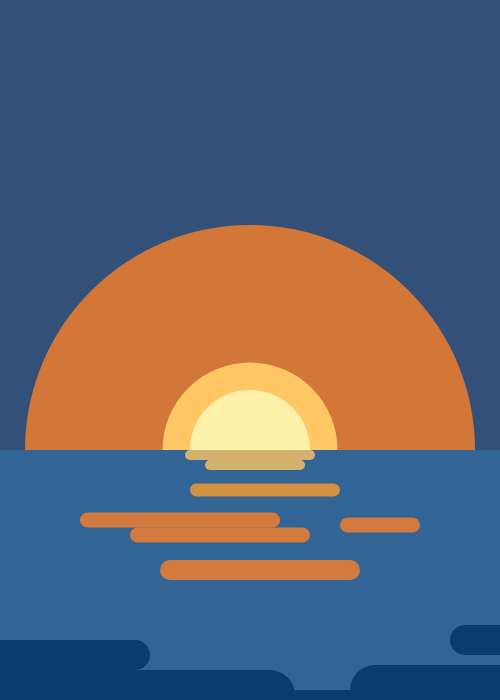
Frame 1 (no input)
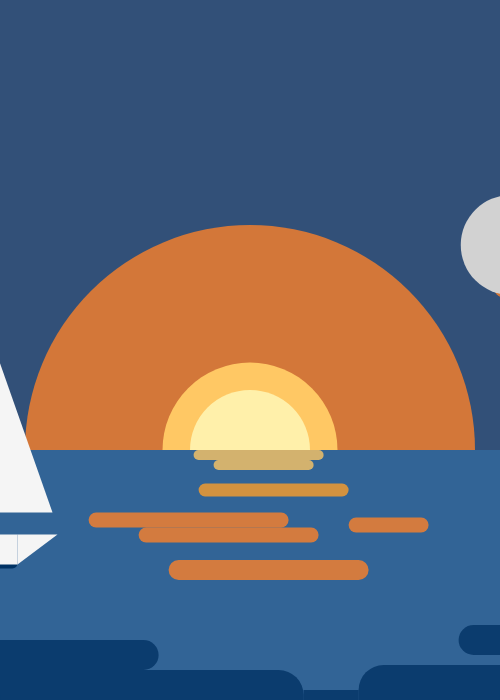
Frame 60 (no input)
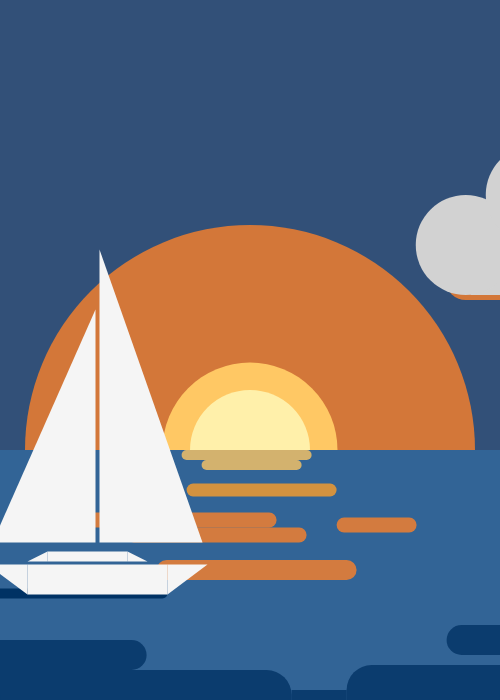
Frame 120 (the mouse pressed at the canvas centre since frame 60)

The p5.js sketch that drew these frames (run headless with seeded random() and noise() and a simulated clock; from frame 60 on, the mouse is pressed at the canvas centre):

// p5.js sketch
// ── sketch.js
let xMax = 500;
let yMax = 700;

let xBarca = -200;
let yBarca = yMax*0.7;

let xLuce = xMax/2;
let yLuce = yMax*0.6;

let direzione = 0.2;

let xNuvola = xMax*1.3;
let yNuvola = yMax/10;

function drawSfondo(){
  //sole
  push();
  noStroke();
  
  fill(255, 130, 40, 200);
  ellipse(xMax/2, yMax-250, 450, 450);

  fill(255, 200, 100);
  ellipse(xMax/2, yMax-250, 175, 175);
  
  fill(255, 240, 170);
  ellipse(xMax/2, yMax-250, 120, 120);
  
  //mare
  fill(50, 100, 150);
  rectMode(CENTER);
  rect(xMax/2, yMax-125, xMax, 250, 0);

  pop();
}

function drawLuce(){
  push();
  
  noStroke();
  rectMode(CENTER);

  fill(255, 200, 100, 200);
  rect(xLuce, yLuce+35, 130, 10, 20);
  rect(xLuce+5, yLuce+45, 100, 10, 20);

  fill(255, 160, 40, 200);
  rect(xLuce+15, yLuce+70, 150, 13, 20);

  fill(255, 130, 40, 200);
  rect(xLuce-70, yLuce+100, 200, 15, 20);

  fill(255, 130, 40, 200);
  rect(xLuce-30, yLuce+115, 180, 15, 20);
  rect(xLuce+130, yLuce+105, 80, 15, 20);
  rect(xLuce+10, yLuce+150, 200, 20, 20);

  fill(0, 50, 100, 200);
  rect(xLuce-120, yLuce+285, 330, 70, 25);
  rect(xLuce+200, yLuce+280, 200, 70, 25);
  rect(xLuce+300, yLuce+220, 200, 30, 20);
  rect(xLuce+-200, yLuce+235, 200, 30, 20);
  rect(xLuce+72.5, yLuce+280, 55, 20);

  pop();
}

function drawNuvole(){
  push();
  
  noStroke();
  rectMode(CENTER);

  for(let i=0; i<2; i++){
    fill(255, 130, 40, 200);
    rect((xNuvola+270)-i*295, (yNuvola+20)+i*175, 180, 70, 20);
    
    fill(210);
    rect((xNuvola+270)-i*295, (yNuvola+15)+i*175, 130, 70)
    ellipse((xNuvola+200)-i*295, yNuvola+i*175, 100, 100);
    ellipse((xNuvola+340)-i*295, yNuvola+i*175, 100, 100);
    ellipse((xNuvola+270)-i*295, (yNuvola-50)+i*175, 100, 100);
  }
  
  pop();
}

function drawBarca(){
  push();
  
  //scia
  noStroke();
  rectMode(CENTER);
  fill(0, 50, 100);
  rect(xBarca-30, yBarca+44, 200, 10, 20);
  
  //base barca
  fill(245);
  noStroke();
  rectMode(CENTER);
  rect(xBarca, yBarca+30, 140, 30, 0);
  triangle(xBarca-110, yBarca+15, xBarca-70, yBarca+15, xBarca-70, yBarca+45);
  triangle(xBarca+110, yBarca+15, xBarca+70, yBarca+15, xBarca+70, yBarca+45);
  rect(xBarca-10, yBarca+7, 80, 10, 0);
  triangle(xBarca-70, yBarca+12, xBarca-50, yBarca+12, xBarca-50, yBarca+2);
  triangle(xBarca+50, yBarca+12, xBarca+30, yBarca+12, xBarca+30, yBarca+2);

  //vele
  fill(245);
  triangle(xBarca-105, yBarca-7, xBarca-2, yBarca-7, xBarca-2, yBarca-240);
  triangle(xBarca+105, yBarca-7, xBarca+2, yBarca-7, xBarca+2, yBarca-300);

  pop();
}

function moveLuce(){
  xLuce = xLuce + direzione;
  
  if(xLuce>260 || xLuce<240){
    direzione = direzione*(-1);
  }
}

function moveNuvole(){
  xNuvola = xNuvola-0.75;

  if(xNuvola<-400){
    xNuvola = xMax*1.3;
  }
}

function moveBarca(){
  xBarca = xBarca+2.5;
  yBarca = yBarca+0.5;

  if(xBarca>xMax+120){
    xBarca = -200;
    yBarca = yMax*0.7;
  }
}

function setup() {
  createCanvas(xMax, yMax);
  console.log('p5.js version:', p5.VERSION);
}

function draw() {
  background(50, 80, 120);
  
  drawSfondo();
  drawLuce();
  drawNuvole();
  drawBarca();

  moveLuce();
  moveNuvole();
  moveBarca();
}
